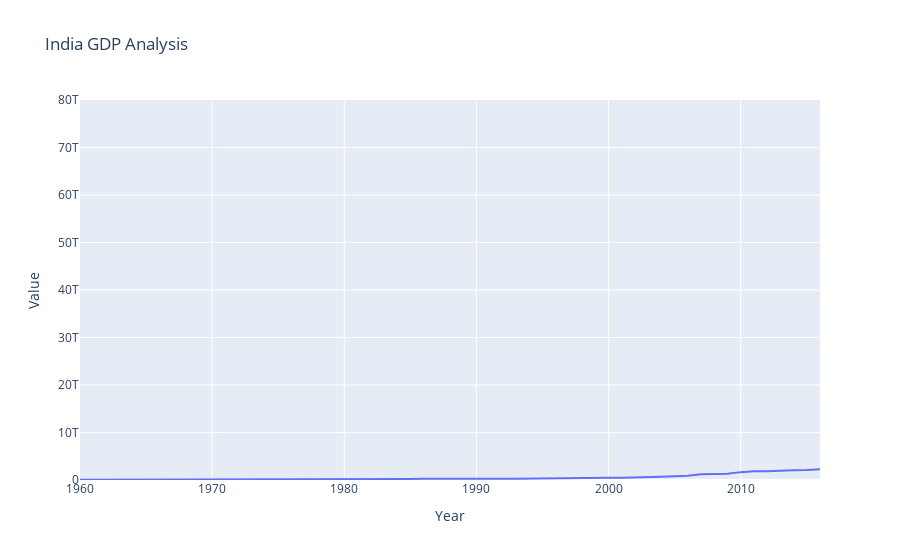

Notebook source saved alongside this figure:
### Code cell
d1=d[d["Country Name"]=="India"]
fig=px.line(d1,x="Year",y="Value",title="India GDP Analysis",range_y=[0,80000000000000])
fig
